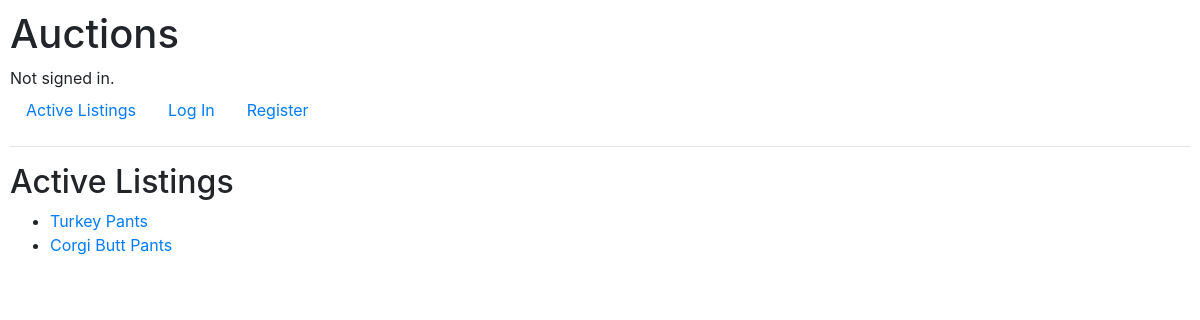
The app's page /, older data.
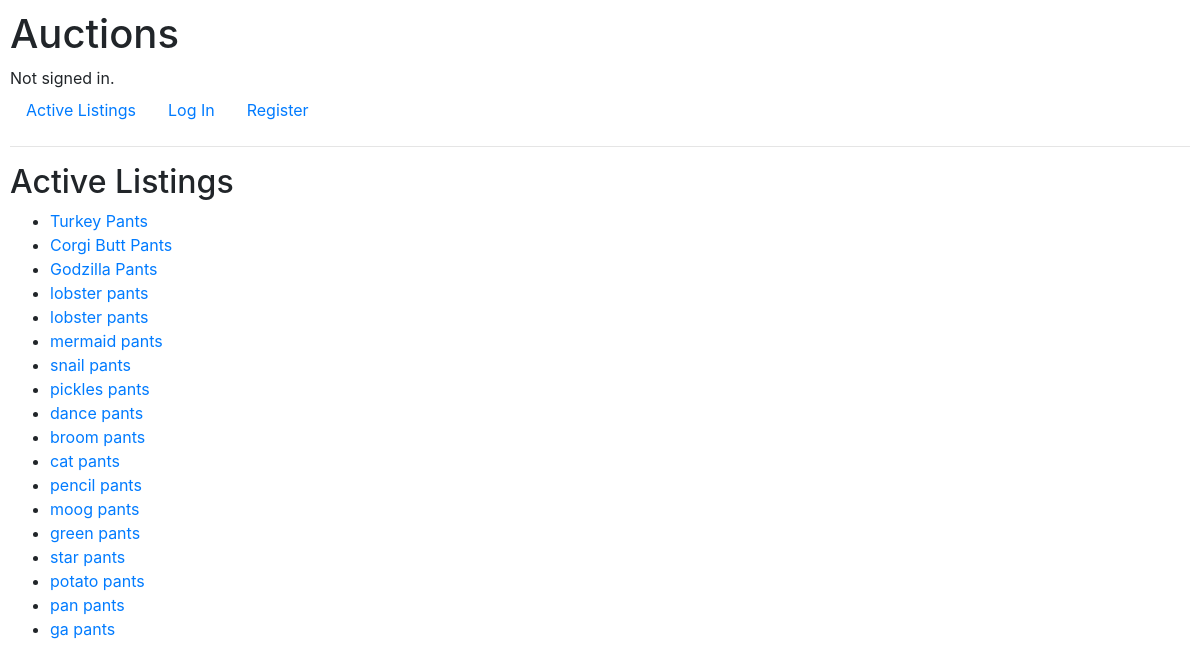
The same page, newer data.
### auctions/models.py (models this page shows, shortened)
class Listing(models.Model):
    title = models.CharField(max_length=50)
    description = models.TextField(max_length=350)
    imageURL = models.URLField(max_length=250, blank=True, null=True)
    listing_created = models.DateField(auto_now_add=True)
    creator = models.ForeignKey(User, on_delete=models.CASCADE, related_name="creator")
    STATUS = Choices('Active', 'Closed')
    status = StatusField()
    reserve = models.DecimalField(max_digits=10, decimal_places=2, default=0.01, validators = [MinValueValidator(Decimal('0.01'))])
    bidders = models.ManyToManyField(User, blank=True, related_name="listings")

### auctions/views.py (the view)
# urls.py: path("", views.index, name="index"),
def index(request):
    return render(request, "auctions/index.html", {
        "listings": Listing.objects.filter(status='Active')
    })

### auctions/templates/auctions/index.html (shortened to what this page needs)
{% extends "auctions/layout.html" %}
{% block body %}
    <h2>Active Listings</h2>
    <ul>
        {% for listing in listings %}
        <li>
            <a href="{% url 'listing' listing.id %}">
            {{ listing.title }}
            </a>
        </li>
        {% endfor %}
    </ul>
{% endblock %}

Row changes from the older to the newer data that the page shows:
now on this page (row edited): Listing: title "Godzilla Pants"
added Listing: title "lobster pants"
added Listing: title "lobster pants"
added Listing: title "mermaid pants"
added Listing: title "snail pants"
added Listing: title "pickles pants"
added Listing: title "dance pants"
added Listing: title "broom pants"
added Listing: title "cat pants"
added Listing: title "pencil pants"
added Listing: title "moog pants"
added Listing: title "green pants"
added Listing: title "star pants"
added Listing: title "potato pants"
added Listing: title "pan pants"
added Listing: title "ga pants"
